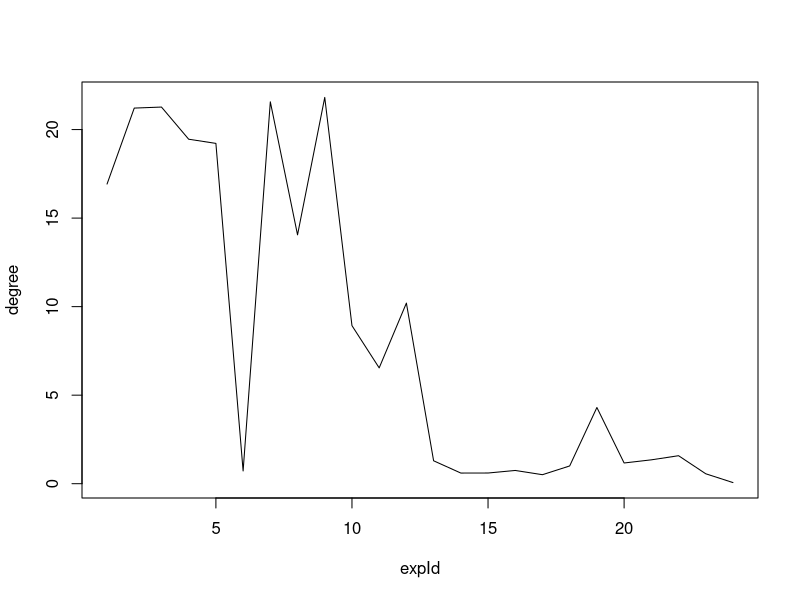
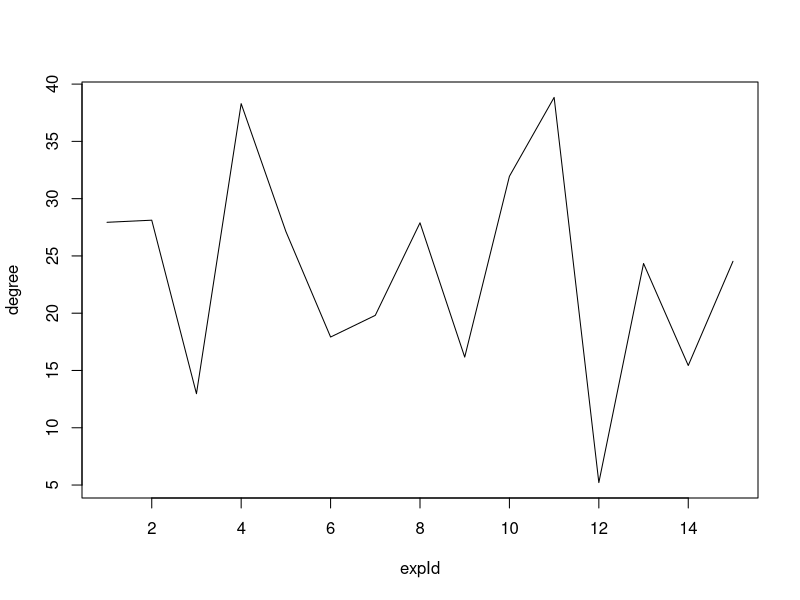
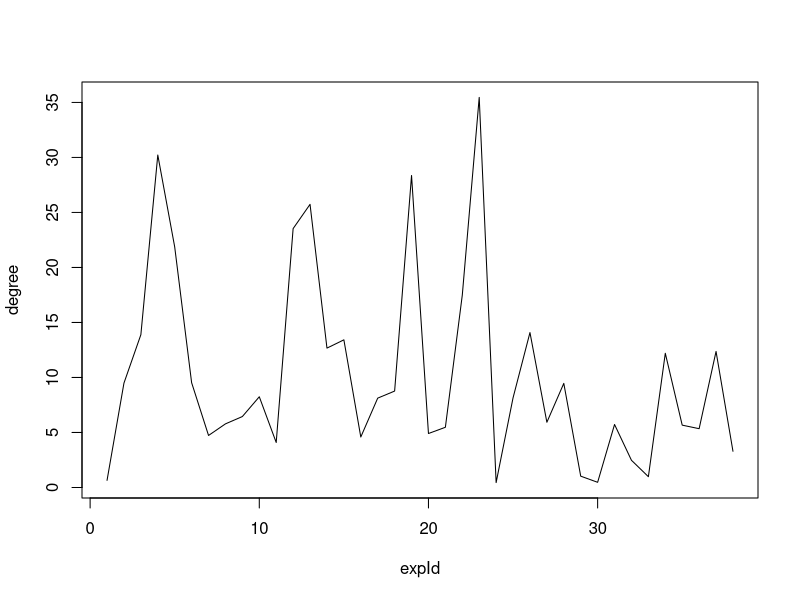
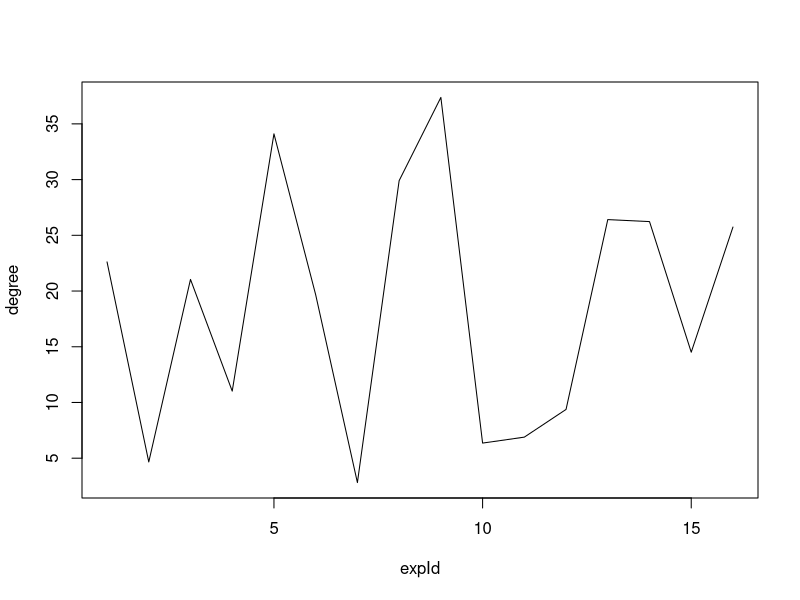
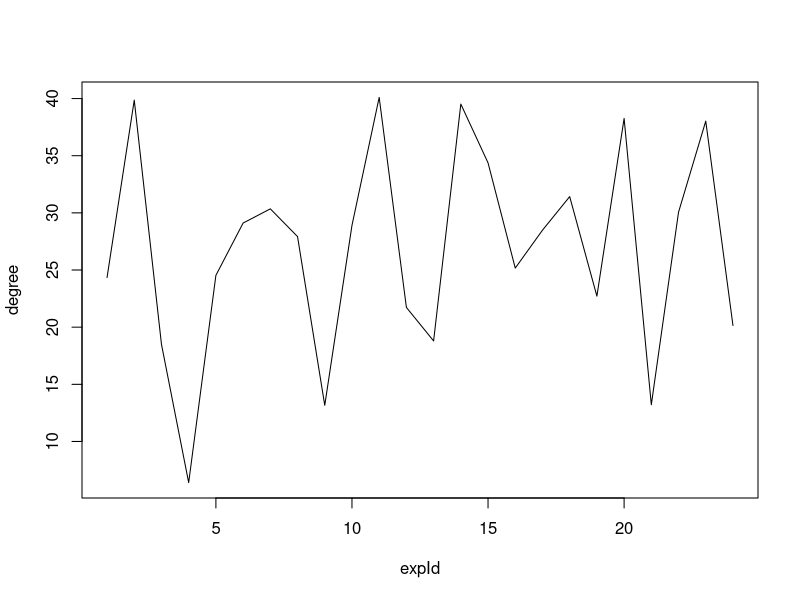
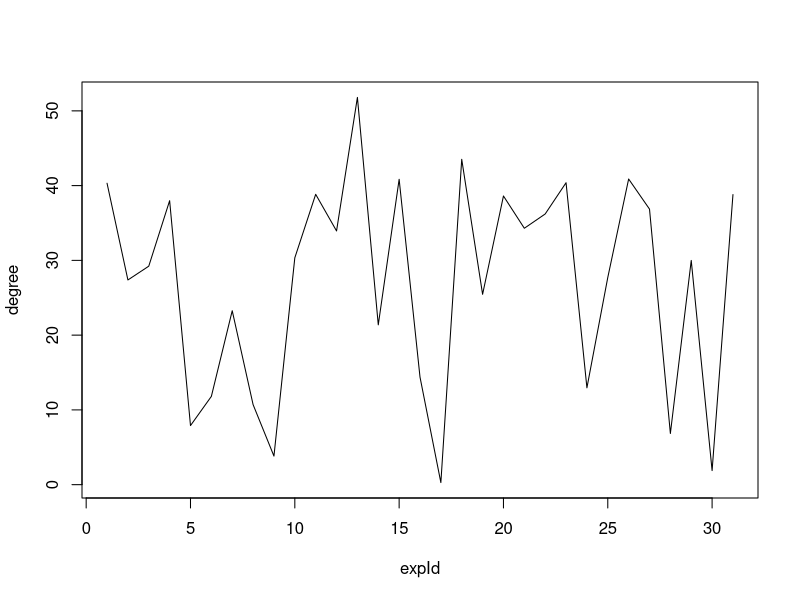
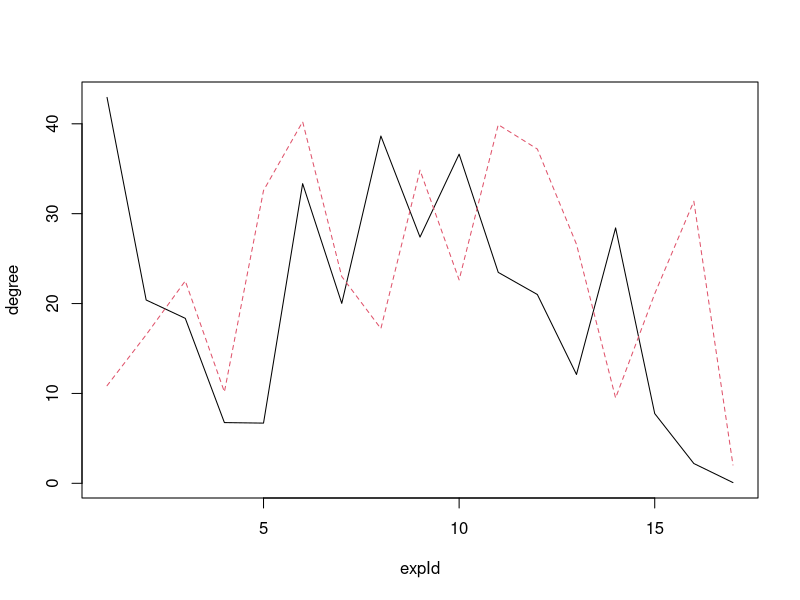
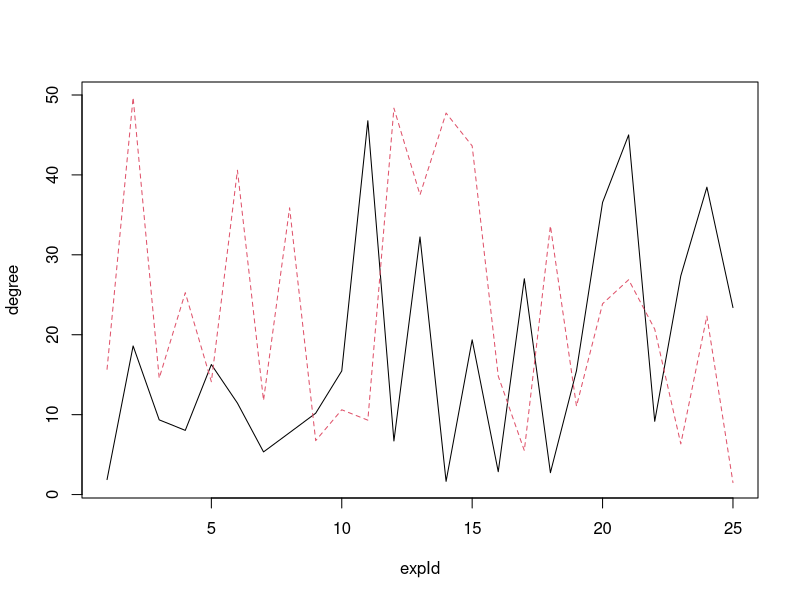

Here is the R script that generated these plots, in order:
walk_top = read.csv("./new_exp/datas/performace/top.csv",header = F)
walk_lefthand = read.csv("./new_exp/datas/performace/Lefthand.csv",header = F)
walk_righthand = read.csv("./new_exp/datas/performace/Righthand.csv",header = F)
walk_leftpants = read.csv("./new_exp/datas/performace/Leftpants.csv",header = F)
walk_rightpants = read.csv("./new_exp/datas/performace/Rightpants.csv",header = F)

run_top = read.csv("./new_exp/datas/performace/Runtop.csv",header = F)
run_pants = read.csv("./new_exp/datas/performace/Runpants.csv",header = F)
run_hands = read.csv("./new_exp/datas/performace/Runlrhand.csv",header = F)

jump_pants = read.csv("./new_exp/datas/performace/Jumplrpants.csv",header = F)


displayPerformance = function(da, offset = 0){
  mean_da = sapply(da, mean)
  sd_da = sapply(da, sd)
  matplot(da[,],type="l", ylab = "degree", xlab = "expId")
  return(round(c(mean_da, sd_da), 2))
}


displayPerformance(walk_top)
displayPerformance(walk_lefthand)
displayPerformance(walk_righthand)
displayPerformance(walk_leftpants)
displayPerformance(walk_rightpants)

displayPerformance(run_top)
displayPerformance(90-run_hands)
displayPerformance(run_pants)

displayPerformance(90-jump_pants)

